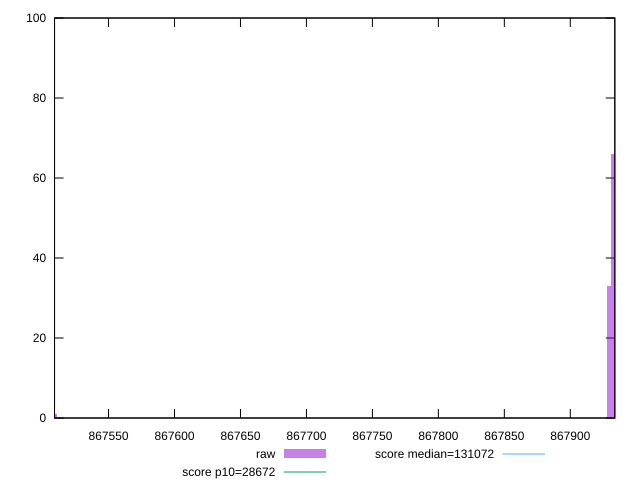

Reproduce this figure in gnuplot.
reset

$raw <<EOF
867509.6509286566 1
867932.7037441295 66
867929.6381440174 33
EOF

set key outside below
set boxwidth 3.065600112122526
set xrange [867509.0666666667:867933.75]
set yrange [0:100]
set trange [0:100]
set style fill transparent solid 0.5 noborder

set parametric
set terminal svg size 640, 490 enhanced background rgb 'white'
set output "report_00015_2021-02-09T16-11-33.973Z/uses-long-cache-ttl/samples/pages+cached+noadtech/raw/histogram.svg"

plot $raw title "raw" with boxes, \
     28672,t title "score p10=28672", \
     131072,t title "score median=131072"

reset
